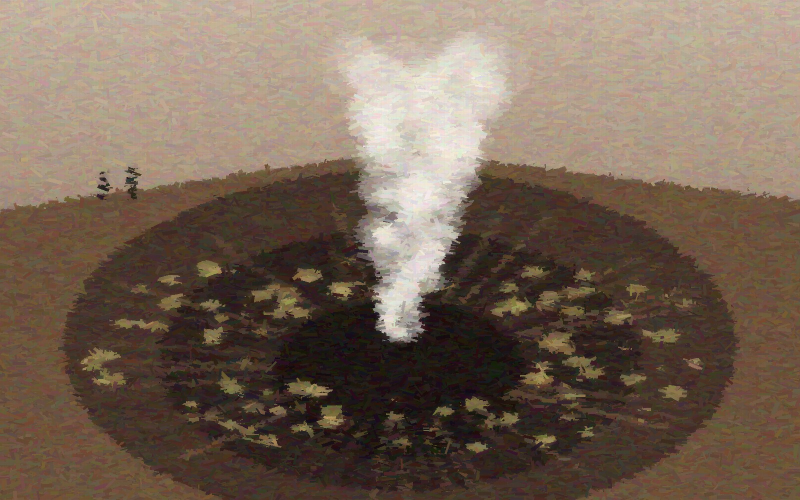
#> input picture probolinggo-volcano-report/assets/crater.jpg, 1600 x 1000 px (shown at 1/2 size)
$ python -i paint.py   (imports and definitions only)
#> lines starting #> are read from the running program, lines starting #| are printed output that depends on the picture
#> further down, picture is the input picture: PIL image 1600x1000 RGB; mean R, G, B 120.2, 102.1, 87
# -*- coding: utf-8 -*-
"""Procedurally paint oil-painting style illustrations for the
Probolinggo (Bromo-Tengger) volcano field report."""
import math
import random
from PIL import Image, ImageDraw, ImageFilter

# [1 line not run here, left out]

W, H = 1600, 1000


def lerp(a, b, t):
    return tuple(int(a[i] + (b[i] - a[i]) * t) for i in range(3))


# [35 lines left out: functions vgrad, painterly, not called in this run]


def canvas_weave(img, strength=14):
    """Overlay a woven-canvas texture."""
#> called with strength = 14
    w, h = img.size
#> w = 1600; h = 1000
    tex = Image.new('L', (w, h), 128)
#> tex: PIL image 1600x1000 L; every value is 128
    d = ImageDraw.Draw(tex)
    for y in range(0, h, 3):
        v = 128 + int(strength * math.sin(y * 1.7)) + random.randint(-6, 6)
        d.line([(0, y), (w, y)], fill=v)
    for x in range(0, w, 3):
        v = 128 + int(strength * 0.7 * math.sin(x * 1.3)) + random.randint(-5, 5)
        d.line([(x, 0), (x, h)], fill=v)
    tex = tex.filter(ImageFilter.GaussianBlur(0.6))
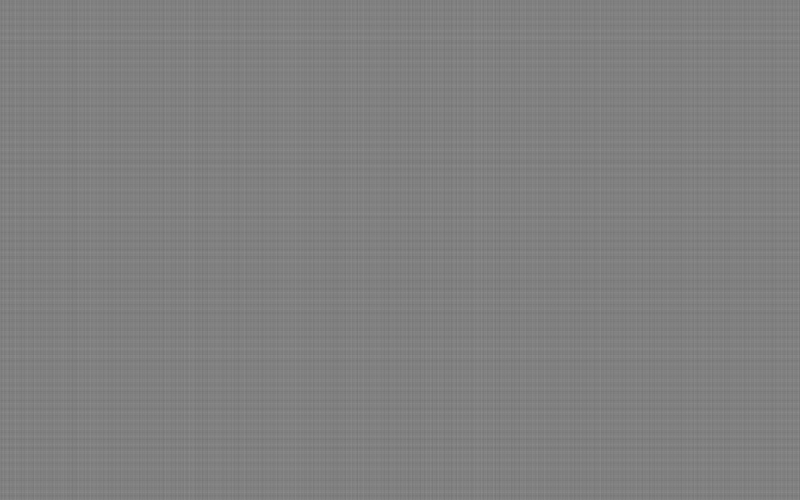
#> tex: PIL image 1600x1000 L (shown at 1/2 size); min 114, max 142, mean 127.9
    out = img.convert('RGB')
    opx, tpx = out.load(), tex.load()
    for y in range(h):
        for x in range(w):
            f = (tpx[x, y] - 128) / 128 * 0.18
            r, g, b = opx[x, y]
            opx[x, y] = (max(0, min(255, int(r * (1 + f)))),
                         max(0, min(255, int(g * (1 + f)))),
                         max(0, min(255, int(b * (1 + f)))))
    return out


# [8 lines left out: function vignette, not called in this run]


def cone(d, cx, base_y, top_y, half_base, half_top, color):
    d.polygon([(cx - half_base, base_y), (cx - half_top, top_y),
               (cx + half_top, top_y), (cx + half_base, base_y)], fill=color)


# [224 lines left out: functions smoke, scene_cover, scene_sandsea, scene_crater, scene_village, paper, not called in this run]


# [12 lines not run here, left out]

>>> from PIL import Image
>>> picture = Image.open('assets/crater.jpg')
>>> result = canvas_weave(picture)
